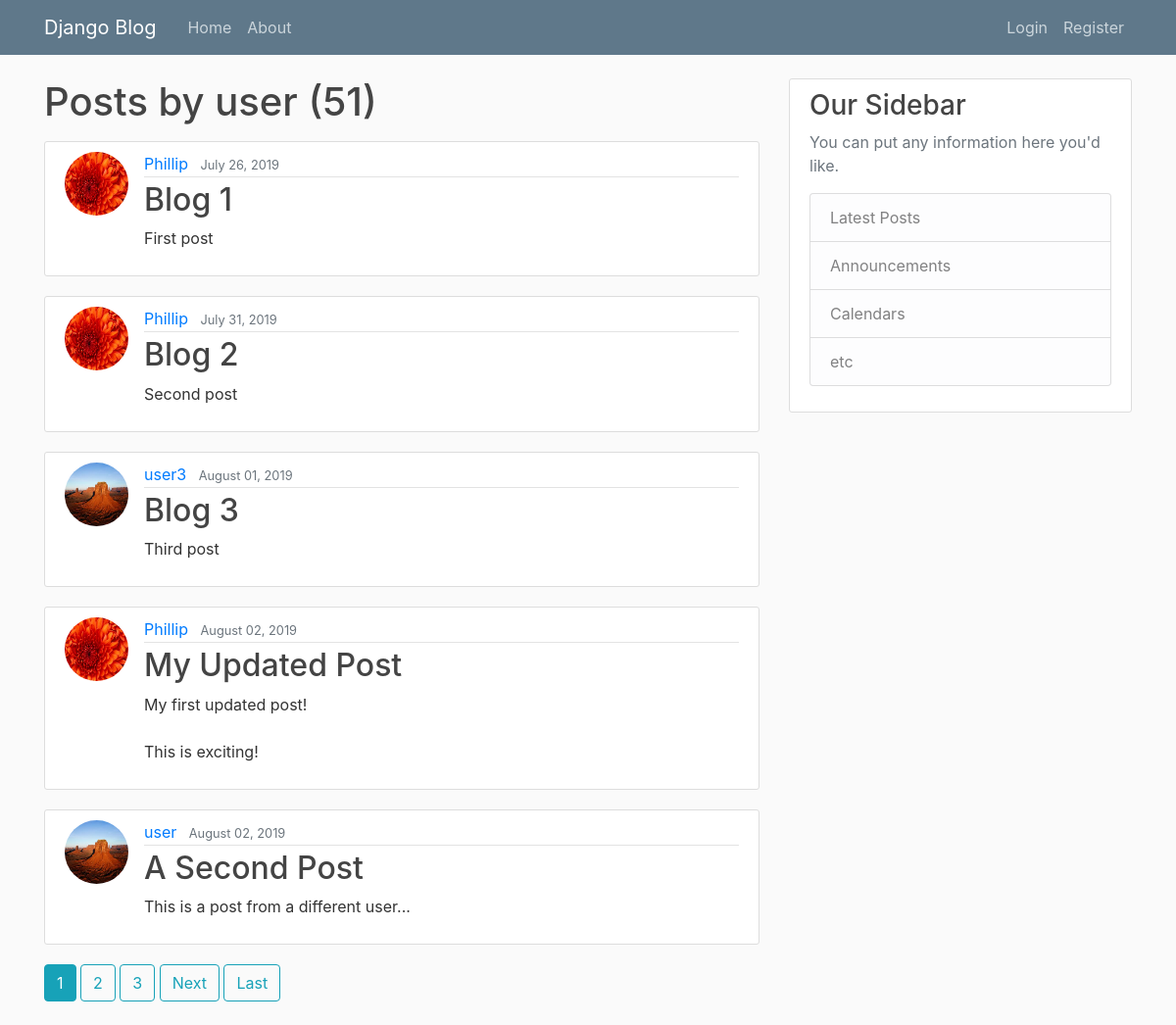
The app's page /user/user with its own data.
### blog/models.py (models this page shows, shortened)
class Post(models.Model):
	title = models.CharField(max_length=100)
	content = models.TextField()
	date_posted = models.DateTimeField(default=timezone.now)
	author = models.ForeignKey(User, on_delete=models.CASCADE, null=True)

### users/models.py (models this page shows, shortened)
class Profile(models.Model):
	user = models.OneToOneField(User, on_delete=models.CASCADE)
	image = models.ImageField(default='default.jpg', upload_to='profile_pics')

### blog/views.py (the view, shortened to what this page needs)
# urls.py: path('user/<str:username>', UserPostListView.as_view(), name='user-posts'),
class UserPostListView(ListView):
	model = Post
	template_name = 'blog/user_posts.html'
	context_object_name = 'posts'
	paginate_by = 5

### blog/templates/blog/user_posts.html (shortened to what this page needs)
{% extends 'blog/base.html' %}
{% block content %}
	<h1 class="mb-3">Posts by {{ view.kwargs.username }} ({{ page_obj.paginator.count }})</h1>
	{% for post in posts %}
		<article class="media content-section">
		  <img class="rounded-circle article-img" src="{{ post.author.profile.image.url }}">
		  <div class="media-body">
		    <div class="article-metadata">
		      <a class="mr-2" href="{% url 'user-posts' post.author.username %}">{{ post.author }}</a>
		      <small class="text-muted">{{ post.date_posted|date:"F d, Y" }}</small>
		    </div>
		    <h2><a class="article-title" href="{% url 'post-detail' post.id %}">{{ post.title }}</a></h2>
		    <p class="article-content">{{ post.content }}</p>
		  </div>
		</article>
	{% endfor %}
	{% if is_paginated %}
		{% for num in page_obj.paginator.page_range %}
			{% if page_obj.number == num %}
				<a class = "btn btn-info mb-4" href="?page={{ num }}">{{ num }}</a>
			{% elif num > page_obj.number|add:'-3' and num < page_obj.number|add:'3' %}
				<a class = "btn btn-outline-info mb-4" href="?page={{ num }}">{{ num }}</a>
			{%endif%}
		{% endfor%}
		{% if page_obj.has_next %}
			<a class = "btn btn-outline-info mb-4" href="?page={{ page_obj.next_page_number }}">Next</a>
			<a class = "btn btn-outline-info mb-4" href="?page={{ page_obj.paginator.num_pages }}">Last</a>
		{% endif %}
	{% endif %}
{% endblock content %}

### blog/static/blog/main.css (style rules this page uses)
body { background: #fafafa; color: #333333; margin-top: 5rem; }
h1, h2, h3, h4, h5, h6 { color: #444444; }
.content-section { background: #ffffff; padding: 10px 20px; border: 1px solid #dddddd; border-radius: 3px; margin-bottom: 20px; }
.article-title { color: #444444; }
.article-content { white-space: pre-line; }
.article-img { height: 65px; width: 65px; margin-right: 16px; }
.article-metadata { padding-bottom: 1px; margin-bottom: 4px; border-bottom: 1px solid #e3e3e3 }

### records on screen
Post: author.profile.image (picture), author "Phillip", date_posted "July 26, 2019", title "Blog 1", content "First post"
Post: author.profile.image (picture), author "Phillip", date_posted "July 31, 2019", title "Blog 2", content "Second post"
Post: author.profile.image (placeholder picture), author "user3", date_posted "August 01, 2019", title "Blog 3", content "Third post"
Post: author.profile.image (picture), author "Phillip", date_posted "August 02, 2019", title "My Updated Post", content "My first updated post! This is exciting!"
Post: author.profile.image (placeholder picture), author "user", date_posted "August 02, 2019", title "A Second Post", content "This is a post from a different user..."

### other values on screen
{{ view.kwargs.username }} "user"
{{ page_obj.paginator.count }} "51"
{{ num }} "1"
{{ num }} "2" "3"
